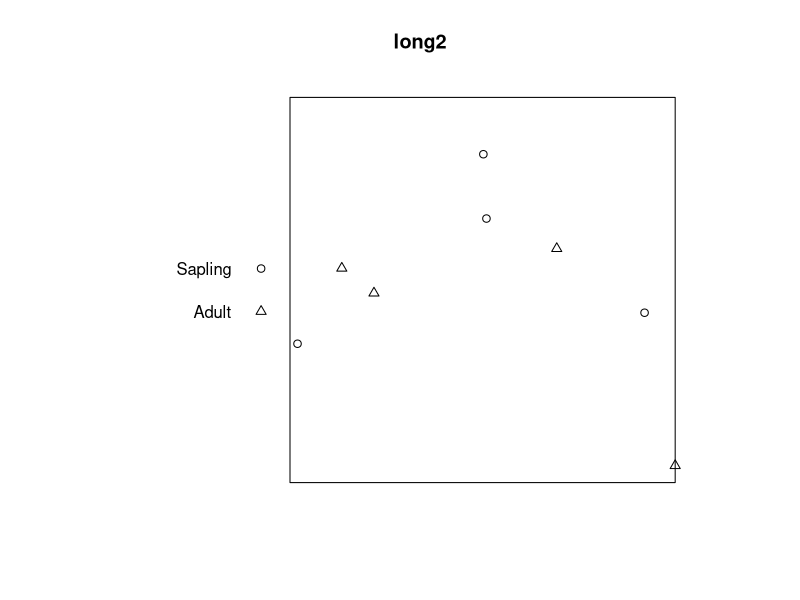
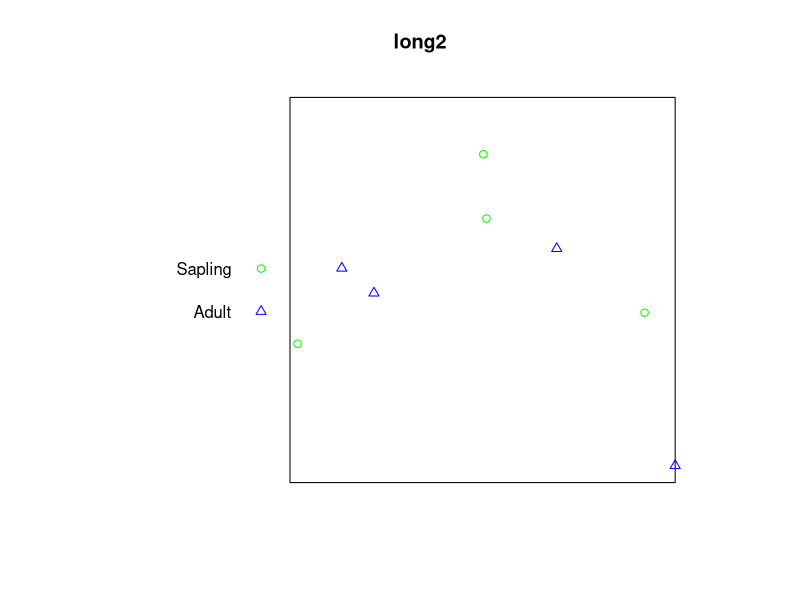
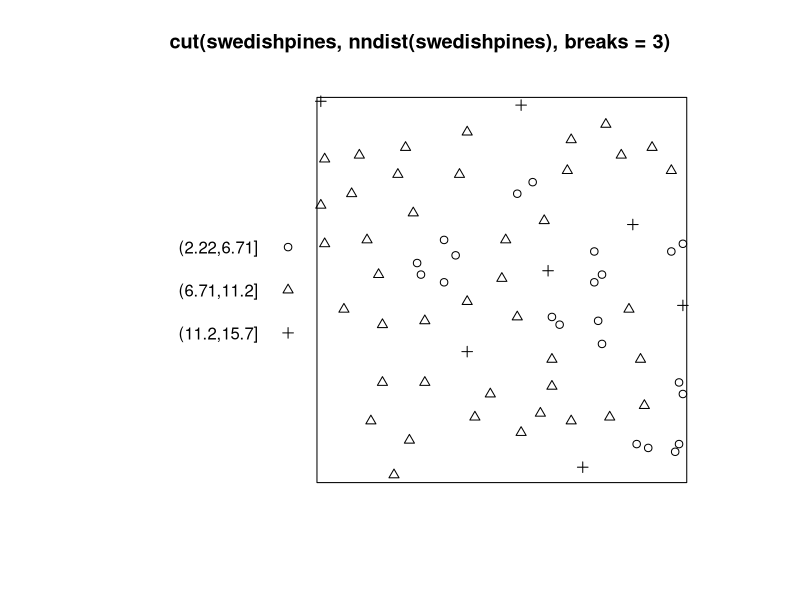
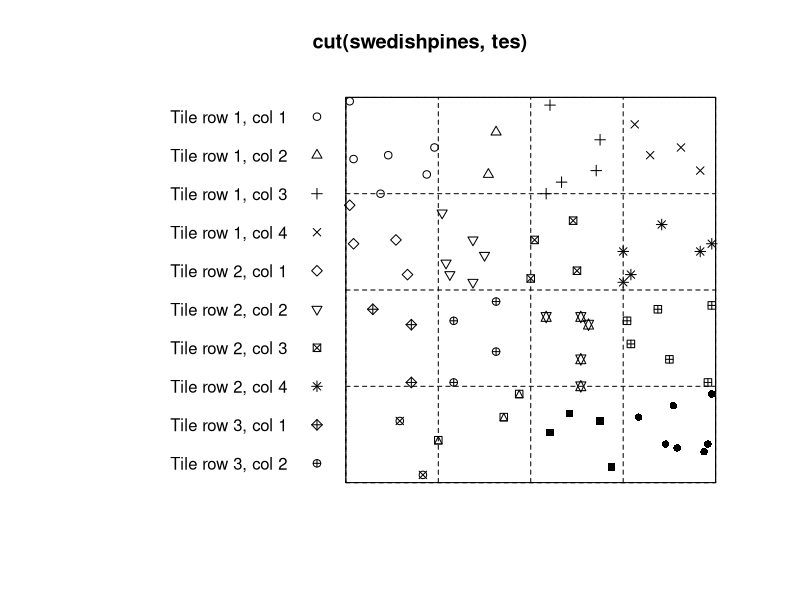

These figures' R source, in order:
library(spatstat)


### Name: cut.ppp
### Title: Classify Points in a Point Pattern
### Aliases: cut.ppp
### Keywords: spatial methods

### ** Examples

 # (1) cutting based on numeric marks of point pattern
 
 trees <- longleaf
 # Longleaf Pines data
 # the marks are positive real numbers indicating tree diameters.

 ## Don't show: 
	# smaller dataset
	trees <- trees[seq(1, npoints(trees), by=80)]
 
## End(Don't show)
 ## Not run: 
##D  plot(trees)
##D  
## End(Not run)

 # cut the range of tree diameters into three intervals
 long3 <- cut(trees, breaks=3)
 ## Not run: 
##D  plot(long3)
##D  
## End(Not run)

 # adult trees defined to have diameter at least 30 cm
 long2 <- cut(trees, breaks=c(0,30,100), labels=c("Sapling", "Adult"))
 plot(long2)
 plot(long2, cols=c("green","blue"))

 # (2) cutting based on another numeric vector
 # Divide Swedish Pines data into 3 classes
 # according to nearest neighbour distance

 swedishpines
 plot(cut(swedishpines, nndist(swedishpines), breaks=3))

 # (3) cutting based on tessellation
 # Divide Swedish Pines study region into a 4 x 4 grid of rectangles
 # and classify points accordingly

 tes <- tess(xgrid=seq(0,96,length=5),ygrid=seq(0,100,length=5))
 plot(cut(swedishpines, tes))
 plot(tes, lty=2, add=TRUE)

 # (4) multivariate marks
 finpines
 cut(finpines, "height", breaks=4)
